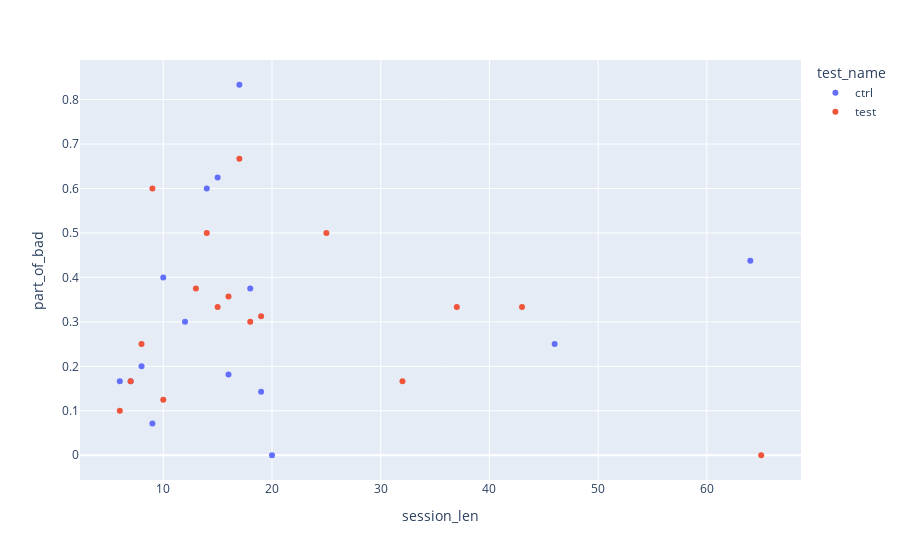

Here is the notebook cell this chart was saved with:
### Code cell
fig = px.scatter(
    session_len_grouped[(session_len_grouped["cnt"] >= 5)], 
    y='part_of_bad', 
    x='session_len', 
    color="test_name")
fig.show()

### Figure 1 — Plotly figure (JSON) as saved in the notebook; plotly's stock layout.template omitted (floating-point values rounded to 4 significant figures)
{"data": [{"hovertemplate": "test_name=ctrl<br>session_len=%{x}<br>part_of_bad=%{y}<extra></extra>", "legendgroup": "ctrl", "marker": {"color": "#636efa", "symbol": "circle"}, "mode": "markers", "name": "ctrl", "orientation": "v", "showlegend": true, "type": "scatter", "x": [6, 7, 8, 9, 10, 12, 14, 15, 16, 17, 18, 19, 20, 46, 64], "xaxis": "x", "y": [0.1667, 0.1667, 0.2, 0.07143, 0.4, 0.3, 0.6, 0.625, 0.1818, 0.8333, 0.375, 0.1429, 0, 0.25, 0.4375], "yaxis": "y"}, {"hovertemplate": "test_name=test<br>session_len=%{x}<br>part_of_bad=%{y}<extra></extra>", "legendgroup": "test", "marker": {"color": "#EF553B", "symbol": "circle"}, "mode": "markers", "name": "test", "orientation": "v", "showlegend": true, "type": "scatter", "x": [6, 7, 8, 9, 10, 13, 14, 15, 16, 17, 18, 19, 25, 32, 37, 43, 65], "xaxis": "x", "y": [0.1, 0.1667, 0.25, 0.6, 0.125, 0.375, 0.5, 0.3333, 0.3571, 0.6667, 0.3, 0.3125, 0.5, 0.1667, 0.3333, 0.3333, 0], "yaxis": "y"}], "layout": {"legend": {"title": {"text": "test_name"}, "tracegroupgap": 0}, "margin": {"t": 60}, "xaxis": {"anchor": "y", "domain": [0, 1], "title": {"text": "session_len"}}, "yaxis": {"anchor": "x", "domain": [0, 1], "title": {"text": "part_of_bad"}}}}
